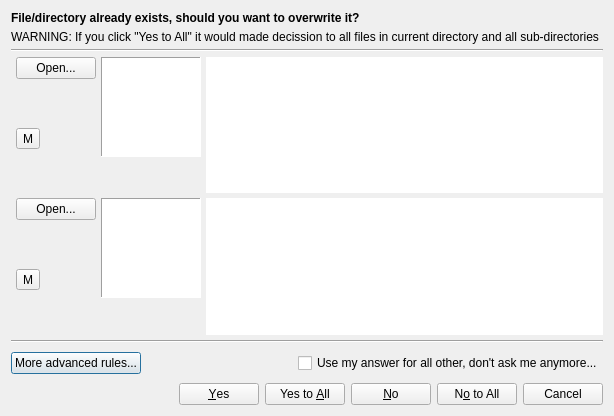
<?xml version="1.0" encoding="UTF-8"?>
<ui version="4.0">
 <class>TReplace_form</class>
 <widget class="QDialog" name="TReplace_form">
  <property name="windowModality">
   <enum>Qt::ApplicationModal</enum>
  </property>
  <property name="geometry">
   <rect>
    <x>0</x>
    <y>0</y>
    <width>614</width>
    <height>416</height>
   </rect>
  </property>
  <property name="minimumSize">
   <size>
    <width>400</width>
    <height>300</height>
   </size>
  </property>
  <property name="windowTitle">
   <string>Koperek32::Co mam zrobić?</string>
  </property>
  <property name="windowIcon">
   <iconset>
    <normaloff>:/new/prefix1/ICO/8.ICO</normaloff>:/new/prefix1/ICO/8.ICO</iconset>
  </property>
  <property name="modal">
   <bool>true</bool>
  </property>
  <layout class="QGridLayout" name="gridLayout">
   <item row="0" column="0">
    <layout class="QVBoxLayout" name="verticalLayout">
     <property name="spacing">
      <number>5</number>
     </property>
     <item>
      <widget class="QLabel" name="label">
       <property name="font">
        <font>
         <weight>75</weight>
         <bold>true</bold>
        </font>
       </property>
       <property name="text">
        <string>File/directory already exists, should you want to overwrite it?</string>
       </property>
      </widget>
     </item>
     <item>
      <widget class="QLabel" name="label_2">
       <property name="text">
        <string>WARNING: If you click &quot;Yes to All&quot; it would made decission to all files in current directory and all sub-directories</string>
       </property>
      </widget>
     </item>
     <item>
      <widget class="Line" name="line_2">
       <property name="orientation">
        <enum>Qt::Horizontal</enum>
       </property>
      </widget>
     </item>
     <item>
      <layout class="QHBoxLayout" name="horizontalLayout">
       <property name="spacing">
        <number>5</number>
       </property>
       <item>
        <layout class="QVBoxLayout" name="verticalLayout_2">
         <property name="leftMargin">
          <number>5</number>
         </property>
         <item alignment="Qt::AlignTop">
          <widget class="QPushButton" name="pushButton">
           <property name="sizePolicy">
            <sizepolicy hsizetype="Fixed" vsizetype="Fixed">
             <horstretch>0</horstretch>
             <verstretch>0</verstretch>
            </sizepolicy>
           </property>
           <property name="minimumSize">
            <size>
             <width>80</width>
             <height>0</height>
            </size>
           </property>
           <property name="maximumSize">
            <size>
             <width>80</width>
             <height>16777215</height>
            </size>
           </property>
           <property name="text">
            <string>Open...</string>
           </property>
          </widget>
         </item>
         <item alignment="Qt::AlignLeft|Qt::AlignTop">
          <widget class="QToolButton" name="toolButton_2">
           <property name="text">
            <string>M</string>
           </property>
          </widget>
         </item>
        </layout>
       </item>
       <item alignment="Qt::AlignTop">
        <widget class="QGraphicsView" name="graphicsView">
         <property name="sizePolicy">
          <sizepolicy hsizetype="Fixed" vsizetype="Fixed">
           <horstretch>0</horstretch>
           <verstretch>0</verstretch>
          </sizepolicy>
         </property>
         <property name="maximumSize">
          <size>
           <width>100</width>
           <height>100</height>
          </size>
         </property>
         <property name="frameShape">
          <enum>QFrame::Panel</enum>
         </property>
        </widget>
       </item>
       <item>
        <widget class="QListView" name="listView">
         <property name="frameShape">
          <enum>QFrame::NoFrame</enum>
         </property>
        </widget>
       </item>
      </layout>
     </item>
     <item>
      <layout class="QHBoxLayout" name="horizontalLayout_2">
       <property name="spacing">
        <number>5</number>
       </property>
       <item>
        <layout class="QVBoxLayout" name="verticalLayout_3">
         <property name="leftMargin">
          <number>5</number>
         </property>
         <item alignment="Qt::AlignTop">
          <widget class="QPushButton" name="pushButton_2">
           <property name="sizePolicy">
            <sizepolicy hsizetype="Fixed" vsizetype="Fixed">
             <horstretch>0</horstretch>
             <verstretch>0</verstretch>
            </sizepolicy>
           </property>
           <property name="minimumSize">
            <size>
             <width>80</width>
             <height>0</height>
            </size>
           </property>
           <property name="maximumSize">
            <size>
             <width>80</width>
             <height>16777215</height>
            </size>
           </property>
           <property name="text">
            <string>Open...</string>
           </property>
          </widget>
         </item>
         <item alignment="Qt::AlignLeft|Qt::AlignTop">
          <widget class="QToolButton" name="toolButton">
           <property name="text">
            <string>M</string>
           </property>
          </widget>
         </item>
        </layout>
       </item>
       <item alignment="Qt::AlignTop">
        <widget class="QGraphicsView" name="graphicsView_2">
         <property name="sizePolicy">
          <sizepolicy hsizetype="Fixed" vsizetype="Fixed">
           <horstretch>0</horstretch>
           <verstretch>0</verstretch>
          </sizepolicy>
         </property>
         <property name="maximumSize">
          <size>
           <width>100</width>
           <height>100</height>
          </size>
         </property>
         <property name="frameShape">
          <enum>QFrame::Panel</enum>
         </property>
        </widget>
       </item>
       <item>
        <widget class="QListView" name="listView_2">
         <property name="frameShape">
          <enum>QFrame::NoFrame</enum>
         </property>
        </widget>
       </item>
      </layout>
     </item>
     <item>
      <widget class="Line" name="line">
       <property name="orientation">
        <enum>Qt::Horizontal</enum>
       </property>
      </widget>
     </item>
     <item>
      <layout class="QHBoxLayout" name="horizontalLayout_3">
       <property name="topMargin">
        <number>4</number>
       </property>
       <property name="bottomMargin">
        <number>4</number>
       </property>
       <item>
        <widget class="QPushButton" name="pushButton_3">
         <property name="sizePolicy">
          <sizepolicy hsizetype="Minimum" vsizetype="Fixed">
           <horstretch>0</horstretch>
           <verstretch>0</verstretch>
          </sizepolicy>
         </property>
         <property name="text">
          <string>More advanced rules...</string>
         </property>
         <property name="icon">
          <iconset resource="resources.qrc">
           <normaloff>:/new/prefix1/BMP/doneplus.png</normaloff>:/new/prefix1/BMP/doneplus.png</iconset>
         </property>
         <property name="default">
          <bool>true</bool>
         </property>
         <property name="flat">
          <bool>false</bool>
         </property>
        </widget>
       </item>
       <item>
        <spacer name="horizontalSpacer">
         <property name="orientation">
          <enum>Qt::Horizontal</enum>
         </property>
         <property name="sizeHint" stdset="0">
          <size>
           <width>40</width>
           <height>20</height>
          </size>
         </property>
        </spacer>
       </item>
       <item>
        <widget class="QCheckBox" name="checkBox">
         <property name="text">
          <string>Use my answer for all other, don't ask me anymore...</string>
         </property>
        </widget>
       </item>
      </layout>
     </item>
     <item>
      <widget class="QDialogButtonBox" name="buttonBox">
       <property name="styleSheet">
        <string notr="true"/>
       </property>
       <property name="orientation">
        <enum>Qt::Horizontal</enum>
       </property>
       <property name="standardButtons">
        <set>QDialogButtonBox::Cancel|QDialogButtonBox::No|QDialogButtonBox::NoToAll|QDialogButtonBox::Yes|QDialogButtonBox::YesToAll</set>
       </property>
       <property name="centerButtons">
        <bool>false</bool>
       </property>
      </widget>
     </item>
    </layout>
   </item>
  </layout>
 </widget>
 <resources>
  <include location="resources.qrc"/>
 </resources>
 <connections>
  <connection>
   <sender>buttonBox</sender>
   <signal>accepted()</signal>
   <receiver>TReplace_form</receiver>
   <slot>accept()</slot>
   <hints>
    <hint type="sourcelabel">
     <x>248</x>
     <y>254</y>
    </hint>
    <hint type="destinationlabel">
     <x>157</x>
     <y>274</y>
    </hint>
   </hints>
  </connection>
  <connection>
   <sender>buttonBox</sender>
   <signal>rejected()</signal>
   <receiver>TReplace_form</receiver>
   <slot>reject()</slot>
   <hints>
    <hint type="sourcelabel">
     <x>316</x>
     <y>260</y>
    </hint>
    <hint type="destinationlabel">
     <x>286</x>
     <y>274</y>
    </hint>
   </hints>
  </connection>
 </connections>
</ui>
